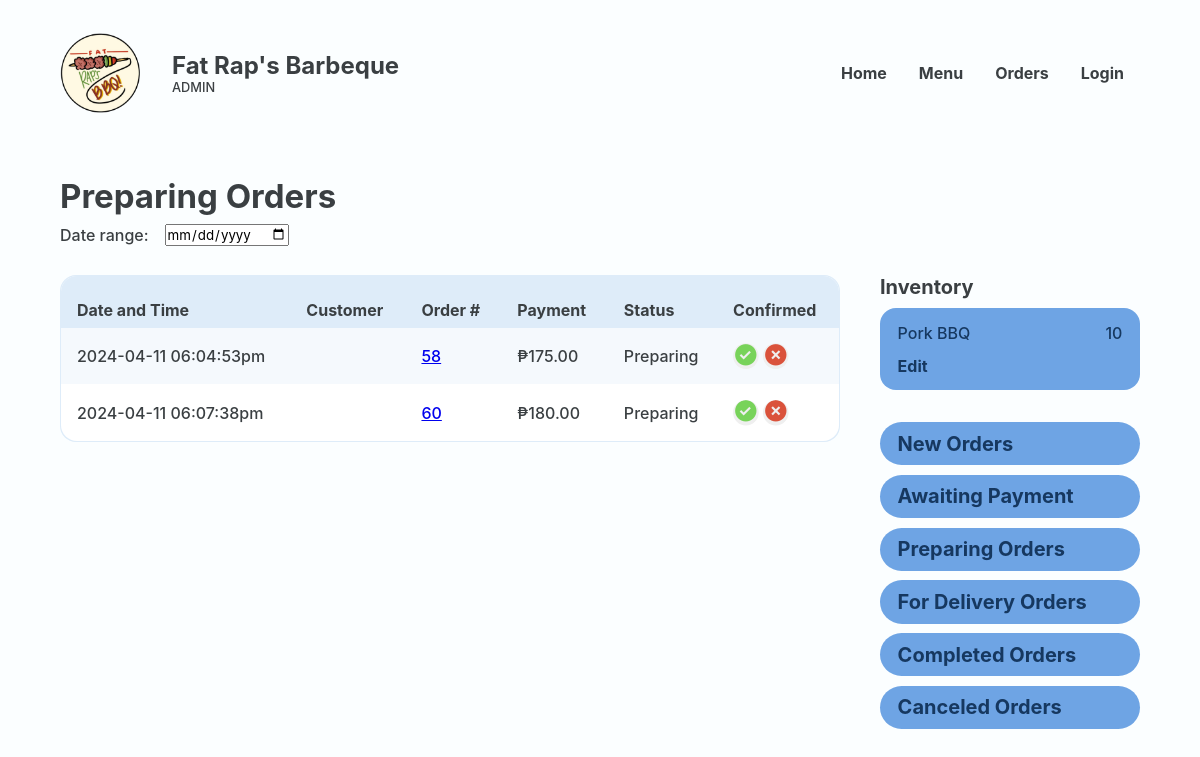
The page /Website/admin-preparing-orders.php on the database as committed earlier.
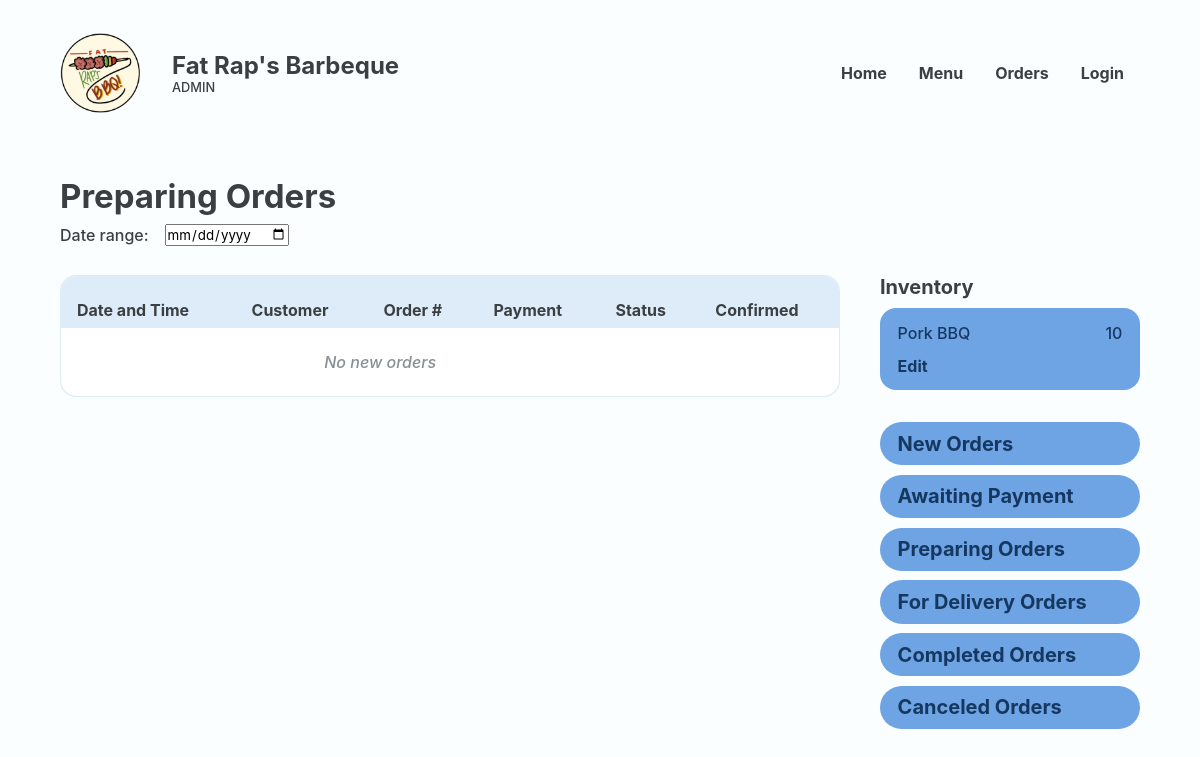
The same page on the database as committed later.
### tables this page shows
CREATE TABLE `placed_order` (
  `PLACED_ORDER_ID` int(18) UNSIGNED NOT NULL,
  `PRSN_ID` int(18) NOT NULL,
  `CUS_NAME` varchar(20) NOT NULL,
  `CUS_NUMBER` varchar(11) NOT NULL,
  `CUS_EMAIL` varchar(35) NOT NULL,
  `PLACED_ORDER_DATE` varchar(50) NOT NULL,
  `PLACED_ORDER_TOTAL` decimal(10,2) NOT NULL,
  `DELIVERY_ADDRESS` varchar(255) NOT NULL,
  `DELIVERY_DATE` varchar(50) NOT NULL,
  `PLACED_ORDER_STATUS` varchar(50) NOT NULL,
  `PLACED_ORDER_CONFIRMATION` varchar(50) NOT NULL,
  `PLACED_ORDER_TRACKER` varchar(16) NOT NULL,
  `PLACED_ORDER_NOTE` varchar(50) NOT NULL,
  `REFERENCE_NUMBER` varchar(50) NOT NULL,
  `GUEST_ORDER_IDENTIFIER` varchar(50) NOT NULL
);

### Website/admin-preparing-orders.php (the view, shortened to what the changed rows need)
<?php
@include 'constants.php';
?>
<!DOCTYPE html>
<html lang="en">
<head>
    <link rel="stylesheet" href="header-styles.css">
    <link rel="stylesheet" href="admin-styles.css">
    <link href='https://unpkg.com/boxicons@2.1.4/css/boxicons.min.css' rel='stylesheet'>
</head>
<body>
    <header class="backend">
        <div class="header-container">
            <div class="website-title">
                <div class="text">
                    <h1>Fat Rap's Barbeque</h1>
                </div>
            </div>
        </div>
    </header>
    <main>
        <section class="section" id="orders-page">
            <div class="container">
                <div class="section-heading">
                    <h2>Preparing Orders</h2>
                </div>
                <section class="with-side-menu">
                    <section class="main-section table-wrapper">
                        <table class="alternating">
                            <tr>
                                <th class="header">Date and Time</th>
                                <th class="header">Customer</th>
                                <th class="header">Order #</th>
                                <th class="header">Payment</th>
                                <th class="header">Status</th>
                                <th class="header">Confirmed</th>
                            </tr>
                            <?php
                            $sql = "SELECT * FROM placed_order WHERE PLACED_ORDER_STATUS = 'Preparing'";
                            $res = mysqli_query($conn, $sql);
                            $count = mysqli_num_rows($res);
                            if ($count > 0) {
                                while ($row = mysqli_fetch_assoc($res)) {
                                    $PLACED_ORDER_ID = $row['PLACED_ORDER_ID'];
                                    $CUS_NAME = $row['CUS_NAME'];
                                    $PLACED_ORDER_DATE = $row['PLACED_ORDER_DATE'];
                                    $PLACED_ORDER_TOTAL = $row['PLACED_ORDER_TOTAL'];
                                    $PLACED_ORDER_STATUS = $row['PLACED_ORDER_STATUS'];
                            ?>
                                    <tr>
                                        <td data-cell="Date and Time"><?php echo $PLACED_ORDER_DATE ?></td>
                                        <td data-cell="customer"><?php echo $CUS_NAME ?></td>
                                        <td data-cell="Order #"><a href="<?php echo SITEURL ?>admin-order-details.php?PLACED_ORDER_ID=<?php echo $PLACED_ORDER_ID; ?>"><?php echo $PLACED_ORDER_ID ?></a></td>
                                        <td data-cell="Payment">₱<?php echo $PLACED_ORDER_TOTAL ?></td>
                                        <td data-cell="Status"><?php echo $PLACED_ORDER_STATUS ?></td>
                                        <td data-cell="Confimed">
                                            <div class="btn-wrapper">
                                                <form method="POST">
                                                    <button class="btn-check" name="confirmed"><i class='bx bxs-check-circle'></i></button>
                                                    <button class="btn-cross" name="not-confirmed"><i class='bx bxs-x-circle'></i></button>
                                                </form>
                                            </div>
                                        </td>
                                    </tr>
                                <?php
                                }
                            } else {
                                ?>
                                <tr>
                                    <td colspan="5" class="error">No new orders</td>
                                </tr>
                            <?php
                            }
                            ?>
                        </table>
                    </section>
                </section>
            </div>
        </section>
    </main>
</body>
</html>

Rows that differ between the two databases and show on the page:
removed placed_order: PLACED_ORDER_DATE "2024-04-11 06:04:53pm", PLACED_ORDER_ID "58", PLACED_ORDER_TOTAL "175.00", PLACED_ORDER_STATUS "Preparing"
removed placed_order: PLACED_ORDER_DATE "2024-04-11 06:07:38pm", PLACED_ORDER_ID "60", PLACED_ORDER_TOTAL "180.00", PLACED_ORDER_STATUS "Preparing"
Other text that changed with them:
text now shown: "No new orders"
